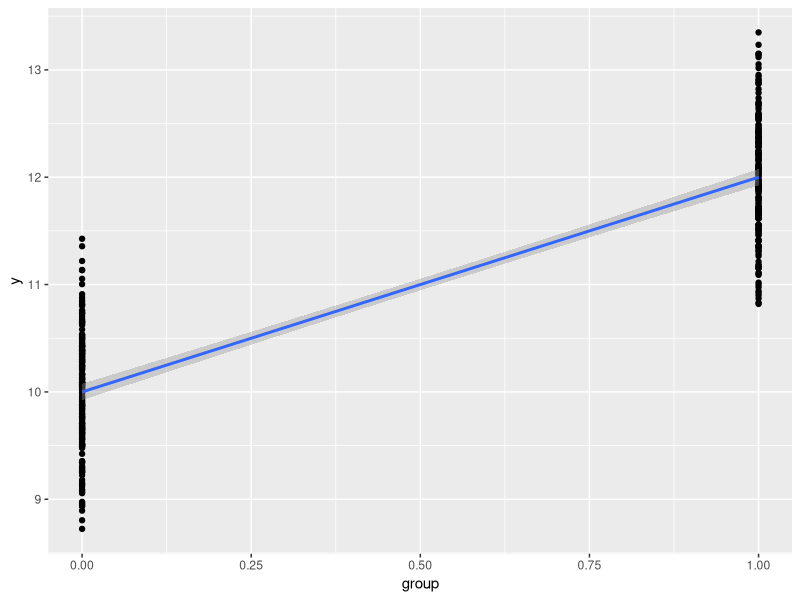
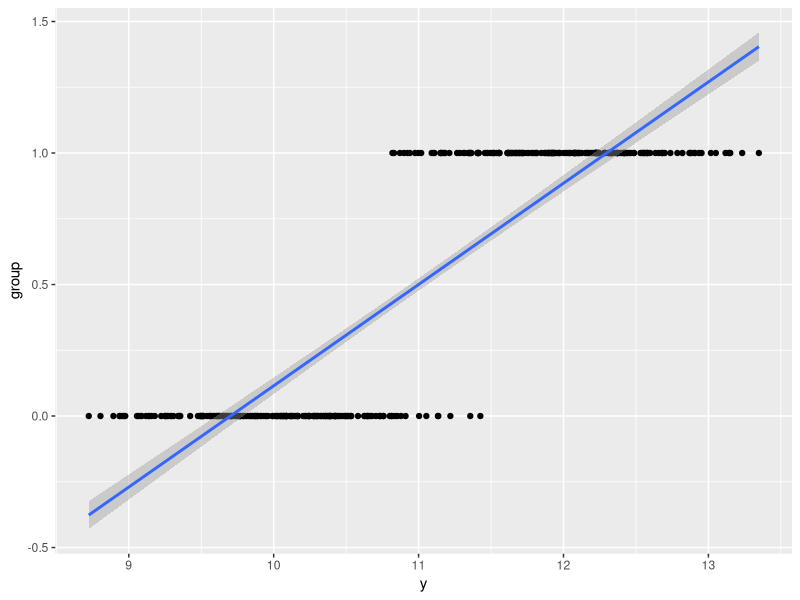
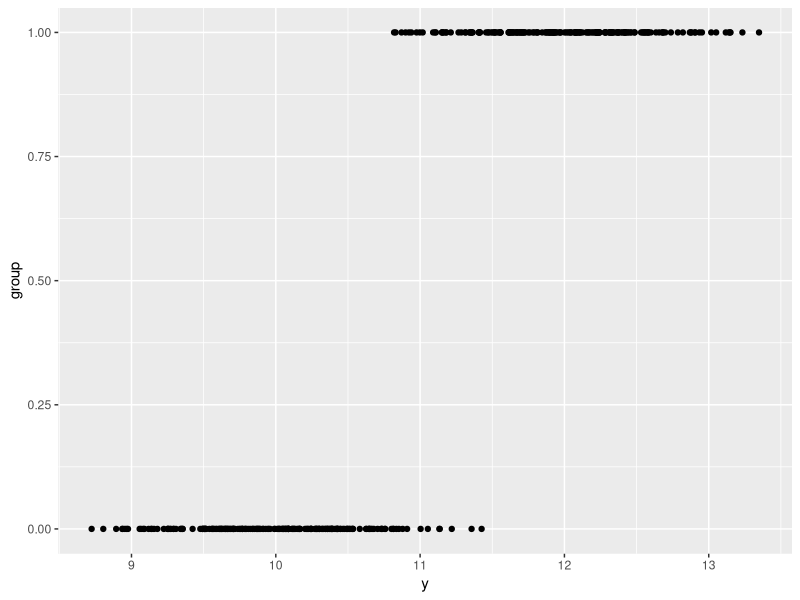
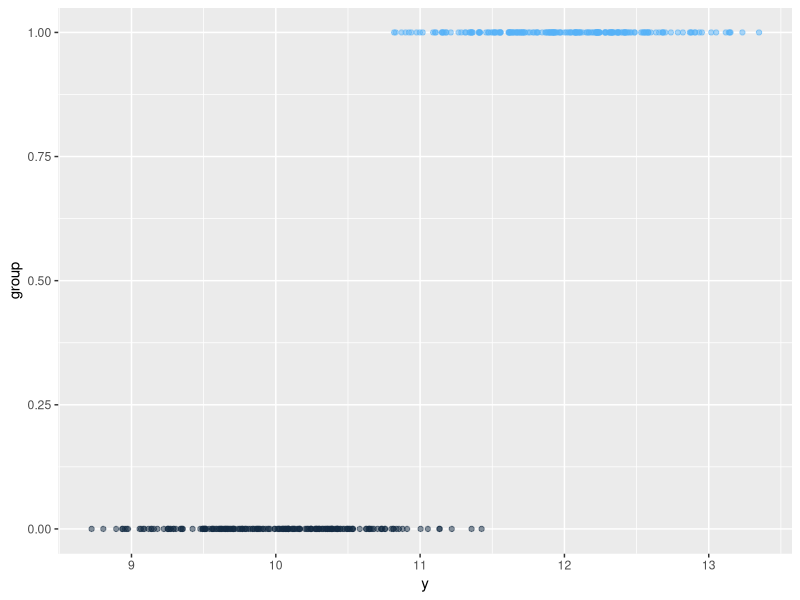
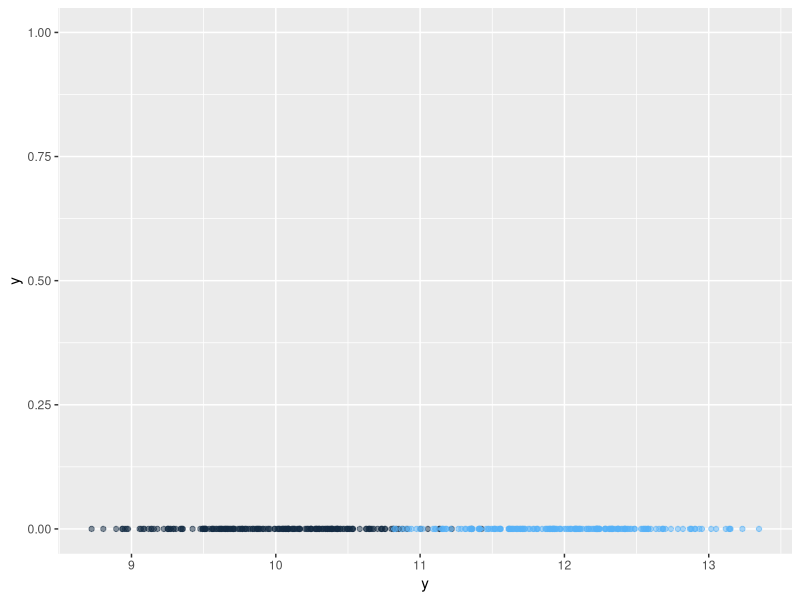
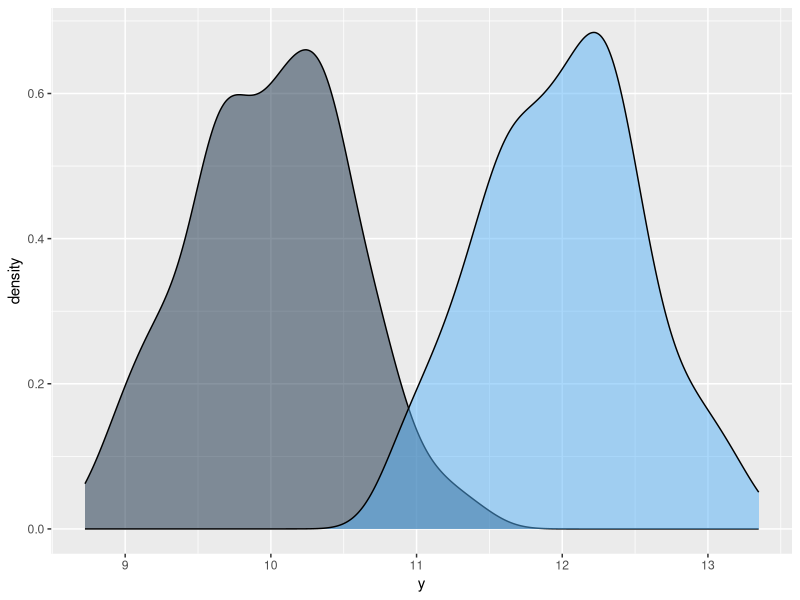

Reproduce these figures in R, in order.
## ---- chunk 1
knitr::opts_chunk$set(echo = TRUE)
library(tidyverse)
library(stats) # For linear models
library(MASS) # For random data generation with exact means 
library(knitr) # for nice tables

rm(list = ls())
## ---- chunk 2
# Parameters
group_size <- 200 
mean_g1 <- 10
mean_g2 <- 12
sd_g1 <- 0.3
sd_g2 <- 0.3

# Data generation
group_1 <- mvrnorm(n = group_size, mu = mean_g1, Sigma = sd_g1, empirical = TRUE)
group_2 <- mvrnorm(n = group_size, mu = mean_g2, Sigma = sd_g2, empirical = TRUE)
data <- c(group_1, group_2)

# Data frame
df <- tibble(group = rep(c(0, 1), each = group_size),
             y = data)

# Linear model and t.test function 
t.test(formula = y ~ group, data = df)
t_test <- summary(lm(formula = y ~ 1 + group, data = df)) # The '1' is a way of writing 1*B0 or 1*intercept, which in this case is 1*10. 

# Output
t_test

knitr::kable(coefficients(t_test), digits=3)

## ---- chunk 3

# Step 1 - standard graph
ggplot(data = df, mapping = aes(x =group, y = y)) + 
  geom_point() + 
  stat_smooth(method = "lm")

# Step 2 - change axes 
ggplot(data = df, mapping = aes(x = y, y =group)) + 
  geom_point() + 
  stat_smooth(method = "lm")

# Step 3 - remove regression line 
ggplot(data = df, mapping = aes(x = y, y =group)) + 
  geom_point() 

# Step 4 - change colours 
ggplot(data = df, mapping = aes(x = y, y =group, color =group)) + 
  geom_point(alpha = 0.5) + 
  theme(legend.position = "none")

# Step 5 - move dots from second graph to the x axis 
ggplot(data = df, mapping = aes(x = y, y = 0, color =group)) + 
  geom_point(alpha = 0.5) + 
  ylim(0, 1) + 
  theme(legend.position = "none")

# Step 6 - turn into density plots for easier viewing (how t-tests are usually displayed)
ggplot(data = df, aes(x = y, group =group, fill =group)) + 
  geom_density(alpha = 0.5) + 
  theme(legend.position = "none")

